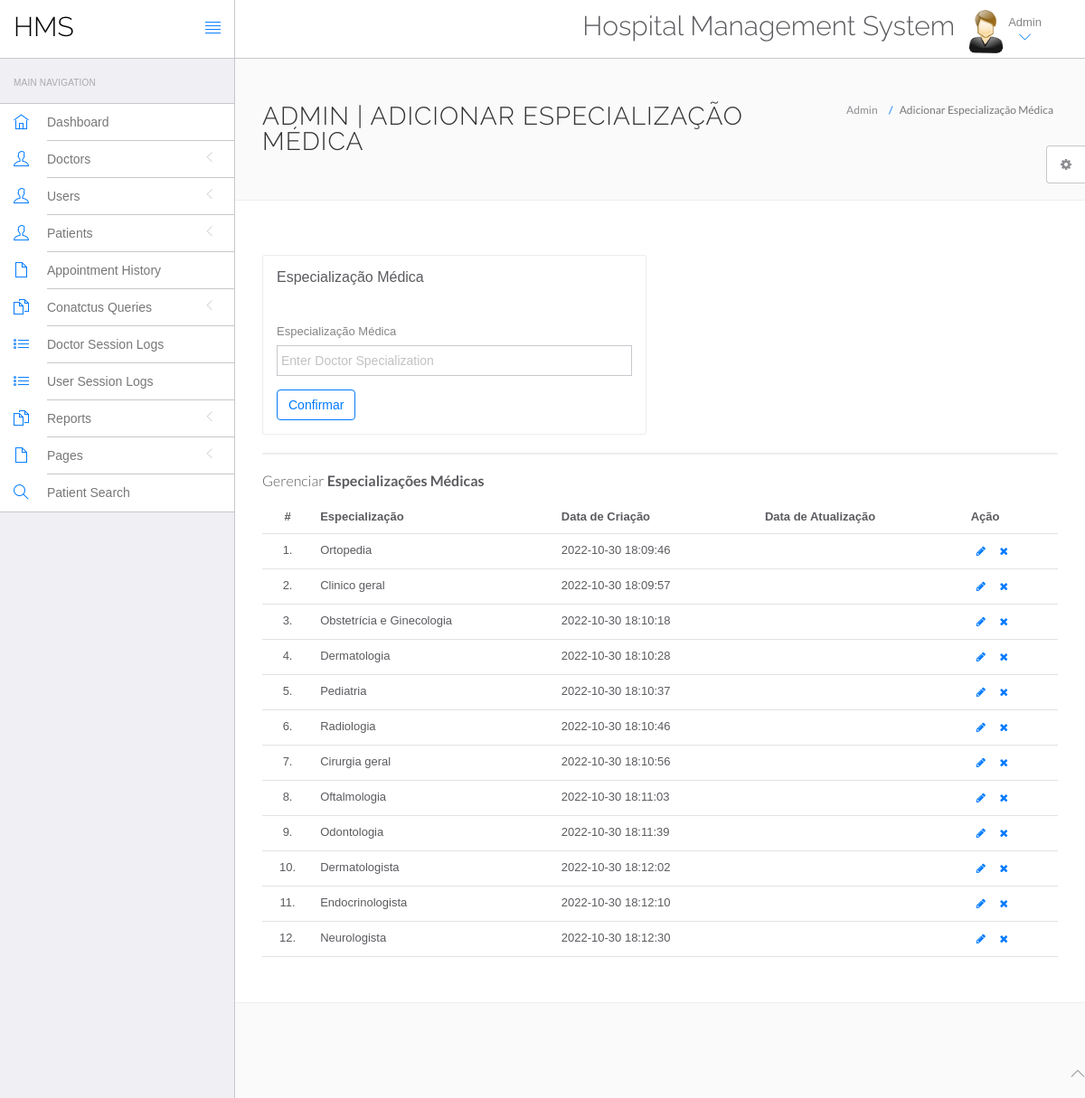
Screenshot of /hms/admin/doctor-specilization.php (signed in) with the database file from the repository.
### tables this page shows
CREATE TABLE `doctorspecilization` (
  `id` int(11) NOT NULL,
  `specilization` varchar(255) DEFAULT NULL,
  `creationDate` timestamp NULL DEFAULT current_timestamp(),
  `updationDate` timestamp NULL DEFAULT NULL ON UPDATE current_timestamp()
);

### hms/admin/doctor-specilization.php (the view, shortened to what this page needs)
<?php
include('include/config.php');
if(strlen($_SESSION['id']==0)) {
 header('location:logout.php');
  } else{
?>
<!DOCTYPE html>
<html lang="en">
	<head>
		<link rel="stylesheet" href="vendor/bootstrap/css/bootstrap.min.css">
		<link rel="stylesheet" href="vendor/fontawesome/css/font-awesome.min.css">
		<link rel="stylesheet" href="vendor/themify-icons/themify-icons.min.css">
		<link href="vendor/animate.css/animate.min.css" rel="stylesheet" media="screen">
		<link href="vendor/perfect-scrollbar/perfect-scrollbar.min.css" rel="stylesheet" media="screen">
		<link href="vendor/switchery/switchery.min.css" rel="stylesheet" media="screen">
		<link href="vendor/bootstrap-touchspin/jquery.bootstrap-touchspin.min.css" rel="stylesheet" media="screen">
		<link href="vendor/select2/select2.min.css" rel="stylesheet" media="screen">
		<link href="vendor/bootstrap-datepicker/bootstrap-datepicker3.standalone.min.css" rel="stylesheet" media="screen">
		<link href="vendor/bootstrap-timepicker/bootstrap-timepicker.min.css" rel="stylesheet" media="screen">
		<link rel="stylesheet" href="assets/css/styles.css">
		<link rel="stylesheet" href="assets/css/plugins.css">
		<link rel="stylesheet" href="assets/css/themes/theme-1.css" id="skin_color" />
	</head>
	<body>
		<div id="app">
<?php include('include/sidebar.php');?>
			<div class="app-content">
						<?php include('include/header.php');?>
				<div class="main-content" >
					<div class="wrap-content container" id="container">
						<section id="page-title">
							<div class="row">
								<div class="col-sm-8">
									<h1 class="mainTitle">Admin | Adicionar Especialização Médica</h1>
																	</div>
								<ol class="breadcrumb">
									<li>
										<span>Admin</span>
									</li>
									<li class="active">
										<span>Adicionar Especialização Médica</span>
									</li>
								</ol>
							</div>
						</section>
						<div class="container-fluid container-fullw bg-white">
							<div class="row">
								<div class="col-md-12">
									<div class="row margin-top-30">
										<div class="col-lg-6 col-md-12">
											<div class="panel panel-white">
												<div class="panel-heading">
													<h5 class="panel-title">Especialização Médica</h5>
												</div>
												<div class="panel-body">
													<form role="form" name="dcotorspcl" method="post" >
														<div class="form-group">
															<label for="exampleInputEmail1">
															Especialização Médica
															</label>
							<input type="text" name="doctorspecilization" class="form-control"  placeholder="Enter Doctor Specialization">
														</div>
														<button type="submit" name="submit" class="btn btn-o btn-primary">
															Confirmar
														</button>
													</form>
												</div>
											</div>
										</div>
											</div>
										</div>
									<div class="col-lg-12 col-md-12">
											<div class="panel panel-white">
											</div>
										</div>
									</div>
									<div class="row">
								<div class="col-md-12">
									<h5 class="over-title margin-bottom-15">Gerenciar <span class="text-bold">Especializações Médicas</span></h5>
									<table class="table table-hover" id="sample-table-1">
										<thead>
											<tr>
												<th class="center">#</th>
												<th>Especialização</th>
												<th class="hidden-xs">Data de Criação</th>
												<th>Data de Atualização</th>
												<th>Ação</th>
											</tr>
										</thead>
										<tbody>
<?php
$sql=mysqli_query($con,"select * from doctorSpecilization");
$cnt=1;
while($row=mysqli_fetch_array($sql))
{
?>
											<tr>
												<td class="center"><?php echo $cnt;?>.</td>
												<td class="hidden-xs"><?php echo $row['specilization'];?></td>
												<td><?php echo $row['creationDate'];?></td>
												<td><?php echo $row['updationDate'];?>
												</td>
												<td >
												<div class="visible-md visible-lg hidden-sm hidden-xs">
							<a href="edit-doctor-specialization.php?id=<?php echo $row['id'];?>" class="btn btn-transparent btn-xs" tooltip-placement="top" tooltip="Edit"><i class="fa fa-pencil"></i></a>
	<a href="doctor-specilization.php?id=<?php echo $row['id']?>&del=delete" onClick="return confirm('Are you sure you want to delete?')"class="btn btn-transparent btn-xs tooltips" tooltip-placement="top" tooltip="Remove"><i class="fa fa-times fa fa-white"></i></a>
												</div>
												</td>
											</tr>
											<?php
$cnt=$cnt+1;
											 }?>
										</tbody>
									</table>
								</div>
							</div>
								</div>
							</div>
						</div>
					</div>
				</div>
	<?php include('include/footer.php');?>
	<?php include('include/setting.php');?>
	</body>
</html>
<?php } ?>

### hms/admin/include/sidebar.php (shortened to what this page needs)
<div class="sidebar app-aside" id="sidebar">
				<div class="sidebar-container perfect-scrollbar">
<nav>
						<div class="navbar-title">
							<span>Main Navigation</span>
						</div>
						<ul class="main-navigation-menu">
							<li>
								<a href="dashboard.php">
									<div class="item-content">
										<div class="item-media">
											<i class="ti-home"></i>
										</div>
										<div class="item-inner">
											<span class="title"> Dashboard </span>
										</div>
									</div>
								</a>
							</li>
							<li>
								<a href="javascript:void(0)">
									<div class="item-content">
										<div class="item-media">
											<i class="ti-user"></i>
										</div>
										<div class="item-inner">
											<span class="title"> Doctors </span><i class="icon-arrow"></i>
										</div>
									</div>
								</a>
								</li>
				<li>
								<a href="javascript:void(0)">
									<div class="item-content">
										<div class="item-media">
											<i class="ti-user"></i>
										</div>
										<div class="item-inner">
											<span class="title"> Users </span><i class="icon-arrow"></i>
										</div>
									</div>
								</a>
								</li>
								<li>
								<a href="javascript:void(0)">
									<div class="item-content">
										<div class="item-media">
											<i class="ti-user"></i>
										</div>
										<div class="item-inner">
											<span class="title"> Patients </span><i class="icon-arrow"></i>
										</div>
									</div>
								</a>
								</li>
<li>
								<a href="appointment-history.php">
									<div class="item-content">
										<div class="item-media">
											<i class="ti-file"></i>
										</div>
										<div class="item-inner">
											<span class="title"> Appointment History </span>
										</div>
									</div>
								</a>
							</li>
				<li>
								<a href="javascript:void(0)">
									<div class="item-content">
										<div class="item-media">
											<i class="ti-files"></i>
										</div>
										<div class="item-inner">
											<span class="title"> Conatctus Queries </span><i class="icon-arrow"></i>
										</div>
									</div>
								</a>
								</li>
	<li>
								<a href="doctor-logs.php">
									<div class="item-content">
										<div class="item-media">
											<i class="ti-list"></i>
										</div>
										<div class="item-inner">
											<span class="title"> Doctor Session Logs </span>
										</div>
									</div>
								</a>
							</li>
							<li>
								<a href="user-logs.php">
									<div class="item-content">
										<div class="item-media">
											<i class="ti-list"></i>
										</div>
										<div class="item-inner">
											<span class="title"> User Session Logs </span>
										</div>
									</div>
								</a>
							</li>
				<li>
								<a href="javascript:void(0)">
									<div class="item-content">
										<div class="item-media">
											<i class="ti-files"></i>
										</div>
										<div class="item-inner">
											<span class="title"> Reports </span><i class="icon-arrow"></i>
										</div>
									</div>
								</a>
							</li>
				<li>
								<a href="javascript:void(0)">
									<div class="item-content">
										<div class="item-media">
											<i class="ti-file"></i>
										</div>
										<div class="item-inner">
											<span class="title"> Pages </span><i class="icon-arrow"></i>
										</div>
									</div>
								</a>
							</li>
								<li>
								<a href="patient-search.php">
									<div class="item-content">
										<div class="item-media">
											<i class="ti-search"></i>
										</div>
										<div class="item-inner">
											<span class="title"> Patient Search </span>
										</div>
									</div>
								</a>
							</li>
						</ul>
					</nav>
					</div>
			</div>

### hms/admin/include/header.php (shortened to what this page needs)
<header class="navbar navbar-default navbar-static-top">
					<div class="navbar-header">
						<a class="navbar-brand" href="#">
							<h2 style="padding-top:20%; color:#000 ">HMS</h2>
						</a>
						<a href="#" class="sidebar-toggler pull-right visible-md visible-lg" data-toggle-class="app-sidebar-closed" data-toggle-target="#app">
							<i class="ti-align-justify"></i>
						</a>
					</div>
					<div class="navbar-collapse collapse">
						<ul class="nav navbar-right">
								<li  style="padding-top:2% ">
								<h2>Hospital Management System</h2>
							</li>
							<li class="dropdown current-user">
								<a href class="dropdown-toggle" data-toggle="dropdown">
									<img src="assets/images/images.jpg" > <span class="username">
			Admin
									<i class="ti-angle-down"></i></i></span>
								</a>
							</li>
						</ul>
					</div>
				</header>

### hms/admin/include/footer.php
<footer>
				<div class="footer-inner">
					<div class="pull-left">
					<span class="text-bold text-uppercase"> Hospital Management System</span>
					</div>
					<div class="pull-right">
						<span class="go-top"><i class="ti-angle-up"></i></span>
					</div>
				</div>
			</footer>

### hms/admin/include/setting.php (shortened to what this page needs)
<div class="settings panel panel-default hidden-xs hidden-sm" id="settings">
				<button ct-toggle="toggle" data-toggle-class="active" data-toggle-target="#settings" class="btn btn-default">
					<i class="fa fa-spin fa-gear"></i>
				</button>
			</div>

### hms/admin/assets/css/plugins.css (style rules this page uses)
.perfect-scrollbar { overflow-y: hidden !important; }

### hms/admin/assets/css/themes/theme-1.css (style rules this page uses)
body { background: #FAFAFA; }
header .navbar-header { background: #ffffff !important; border-right-color: #c8c7cc !important; border-bottom-color: #c8c7cc !important; }
header .navbar-header .sidebar-toggler, header .navbar-header .sidebar-mobile-toggler { color: #007aff !important; }
header .navbar-header .navbar-brand { color: #777 !important; }
header .navbar-collapse { background: #ffffff !important; border-bottom-color: #c8c7cc !important; box-shadow: none !important; }
header .navbar-collapse .navbar-right > li > a { color: #777; }
header .navbar-collapse .navbar-right > li > a i { color: #007aff !important; }
#sidebar { background: #EFEFF4 !important; }
#sidebar:before { border-right-width: "1px" !important; border-right-style: solid; border-right-color: #c8c7cc !important; }
#sidebar nav { border-right-width: "1px" !important; border-right-style: solid; border-right-color: #c8c7cc !important; }
#sidebar nav .navbar-title { color: #aaaaaa; }
#sidebar nav > ul { background: #ffffff !important; border-bottom-color: #c8c7cc !important; border-top-color: #c8c7cc !important; }
#sidebar nav > ul > li > a .item-media > i { color: #007aff !important; }
#sidebar nav > ul > li > a .item-inner { color: #777 !important; border-bottom-color: #c8c7cc; }

### rows the page displays
doctorspecilization: specilization "Ortopedia", creationDate "2022-10-30 18:09:46"
doctorspecilization: specilization "Clinico geral", creationDate "2022-10-30 18:09:57"
doctorspecilization: specilization "Obstetrícia e Ginecologia", creationDate "2022-10-30 18:10:18"
doctorspecilization: specilization "Dermatologia", creationDate "2022-10-30 18:10:28"
doctorspecilization: specilization "Pediatria", creationDate "2022-10-30 18:10:37"
doctorspecilization: specilization "Radiologia", creationDate "2022-10-30 18:10:46"
doctorspecilization: specilization "Cirurgia geral", creationDate "2022-10-30 18:10:56"
doctorspecilization: specilization "Oftalmologia", creationDate "2022-10-30 18:11:03"
doctorspecilization: specilization "Odontologia", creationDate "2022-10-30 18:11:39"
doctorspecilization: specilization "Dermatologista", creationDate "2022-10-30 18:12:02"
doctorspecilization: specilization "Endocrinologista", creationDate "2022-10-30 18:12:10"
doctorspecilization: specilization "Neurologista", creationDate "2022-10-30 18:12:30"
